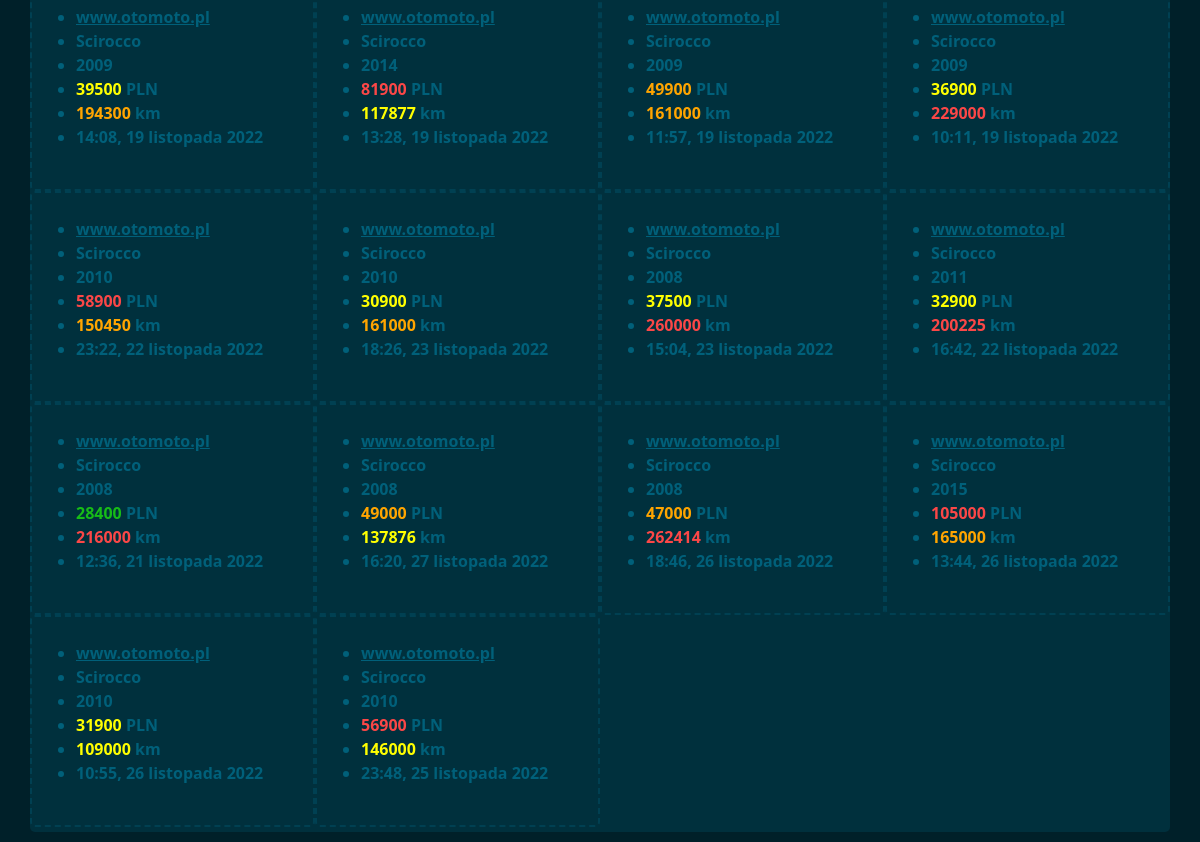
The app's page /roccodeals/ (lower part), older data.
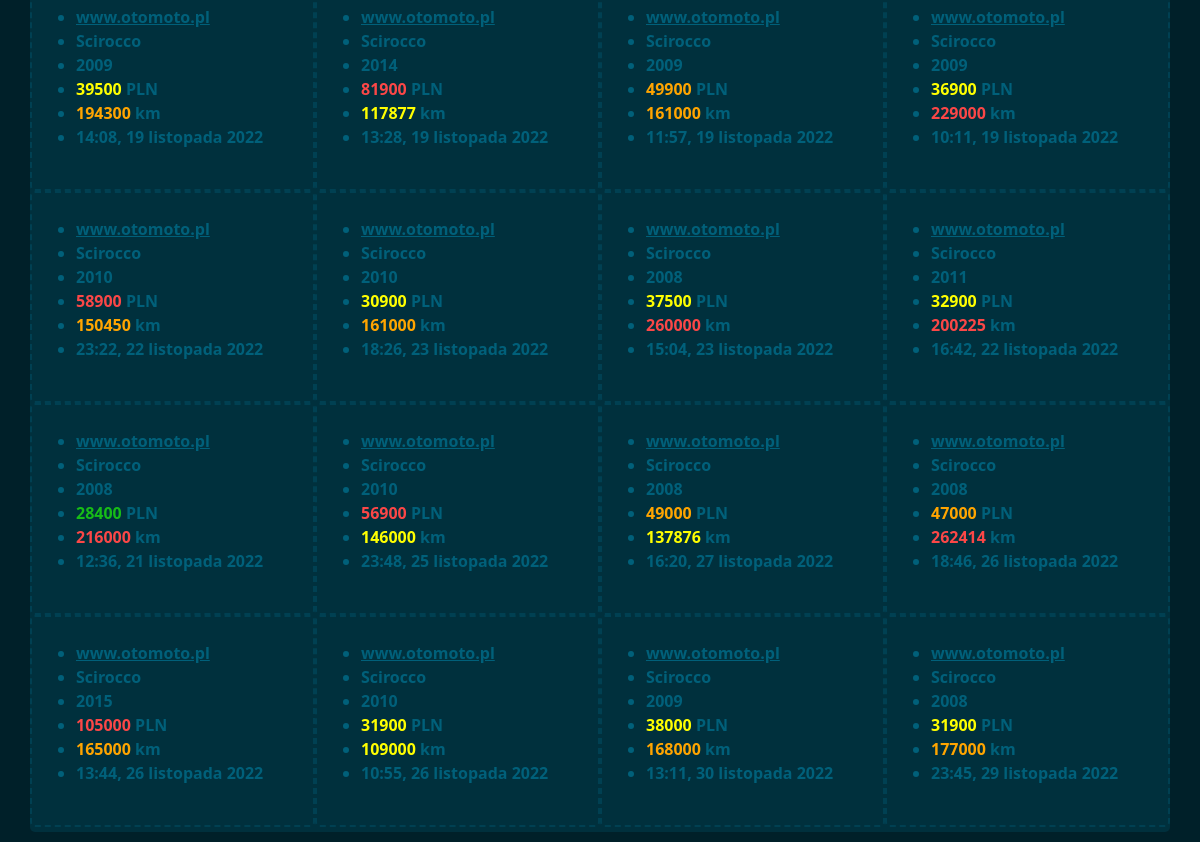
The same page, newer data.
### cardeals/models.py (models this page shows)
class Cars(models.Model):
    brand = models.TextField(blank=True, null=True)
    model = models.TextField(blank=True, null=True)
    price = models.IntegerField(blank=True, null=True)
    currency = models.TextField(blank=True, null=True)
    year = models.IntegerField(blank=True, null=True)
    mileage = models.IntegerField(blank=True, null=True)
    add_date = models.TextField(blank=True, null=True)
    url = models.TextField(blank=True, null=True)
    class Meta:
        managed = False
        db_table = 'cars'

### cardeals/views.py (the view)
# urls.py: path('roccodeals/', views.roccodeals, name='roccodeals'),
def roccodeals(response):
    deals = Cars.objects.all()
    return render(response, "cardeals/rocco.html", {'deals': deals})

### cardeals/templates/cardeals/rocco.html (shortened to what this page needs)
{% extends 'cardeals/base.html' %}
{% block content %}
    {% if deal.model == "Scirocco" %}
    <div class="col-3" id="main">
        <ul>
            <br><li><a href="{{ deal.url }}" target="_blank"> www.otomoto.pl</a></li>
            <li> {{ deal.model }}</li>
            <li> {{ deal.year }}</li>
            <li> <span class="price">{{ deal.price }}</span> {{ deal.currency }}</li>
            <li> <span class="mileage">{{ deal.mileage }}</span> km</li>
            <li> {{ deal.add_date }}</li><br>
        </ul>
    </div>
    {% endif %}
{% endblock %}

### cardeals/templates/cardeals/base.html (shortened to what this page needs)
{% load static %}
<!DOCTYPE html>
<html lang="en">
<head>
    <link href="https://cdn.jsdelivr.net/npm/bootstrap@5.0.2/dist/css/bootstrap.min.css" rel="stylesheet">
    <link href="{% static '/main.css' %}" rel="stylesheet" >
</head>
<body>
<div class="container">
    <div class="row">
    {% for deal in deals %}
    {% block content %}{% endblock %}
    {% endfor %}
    </div>
</div>
</body>
</html>

### cardeals/static/main.css (style rules this page uses)
body { background-color:#002029; color: #00607a; font-weight:bold; }
.container { background-color: #00303d; margin-top: 10px; padding-top: 5px; margin-bottom: 10px; padding-bottom: 5px; border-radius: 5px; }
#main { border-width: 2px; border-style: dashed; border-radius: 5px; border-color: #004052; }

Row changes from the older to the newer data that the page shows:
shown differently, row unchanged: Cars "23:48, 25 listopada 2022": moves up the list
added Cars: model "Scirocco", year "2009", price "38000", currency "PLN", mileage "168000", add_date "13:11, 30 listopada 2022"
added Cars: model "Scirocco", year "2008", price "31900", currency "PLN", mileage "177000", add_date "23:45, 29 listopada 2022"
